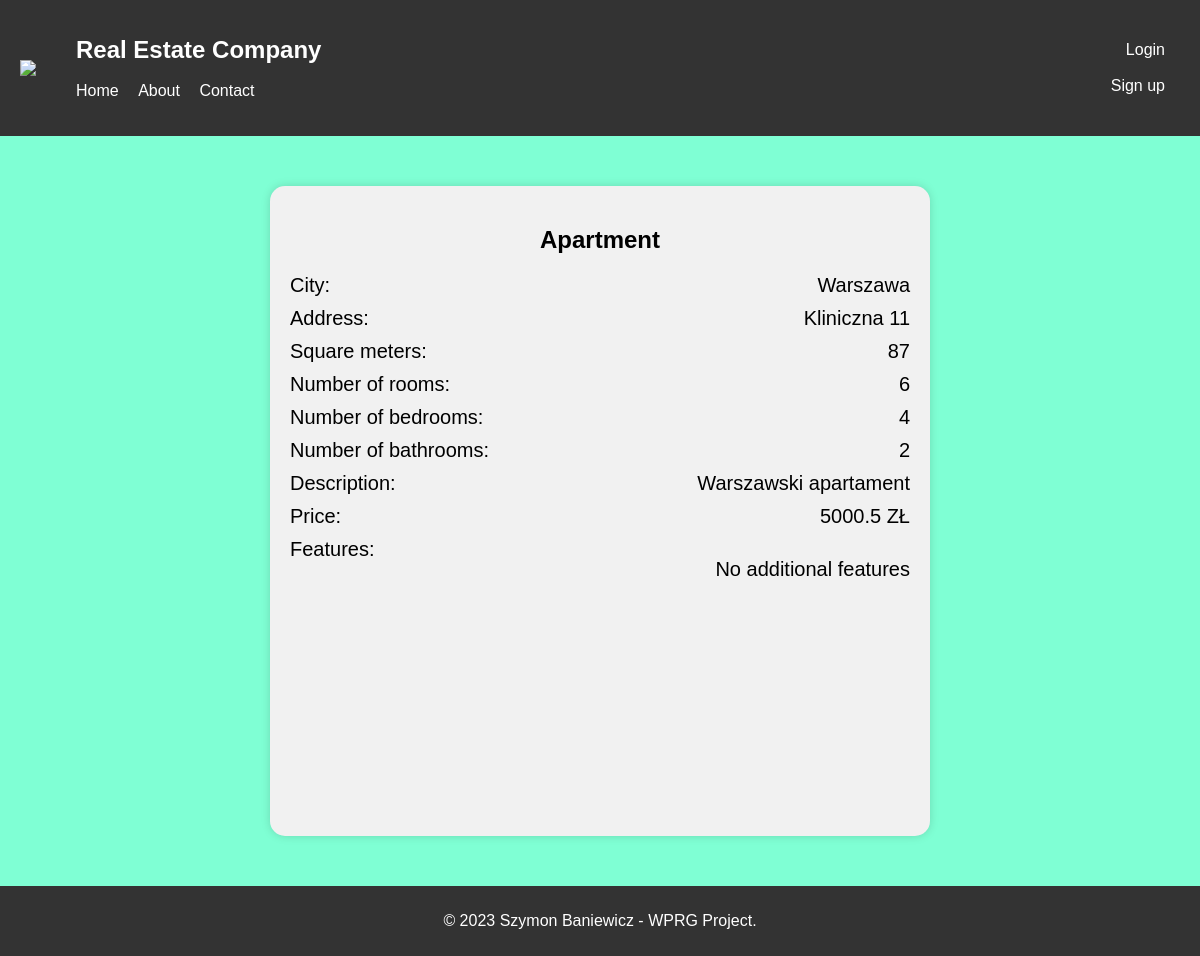
The page /php/property_details.php?id=2 on the database its author committed.
### tables this page shows
CREATE TABLE `property` (
  `Property_ID` int(11) NOT NULL,
  `Type` bit(1) NOT NULL,
  `PType` varchar(255) NOT NULL,
  `City` varchar(255) NOT NULL,
  `Address` varchar(255) NOT NULL,
  `ZIP_Code` varchar(255) NOT NULL,
  `Square_meters` float NOT NULL,
  `nr_rooms` int(11) NOT NULL,
  `nr_bedrooms` int(11) NOT NULL,
  `nr_bathrooms` int(11) NOT NULL,
  `Feature` int(11) NOT NULL,
  `Description` varchar(255) NOT NULL,
  `Price` float NOT NULL
);

CREATE TABLE `features` (
  `Feature_ID` int(11) NOT NULL,
  `Feature_type` varchar(255) NOT NULL
);

### php/property_details.php (the view, shortened to what this page needs)
<?php
include('config.php');
if (isset($_GET['id'])) {
    $property_id = $_GET['id'];
    $stmt = $conn->prepare("SELECT * FROM property WHERE Property_ID = ?");
    $stmt->bind_param("i", $property_id);
    $stmt->execute();
    $result = $stmt->get_result();
    $property = $result->fetch_assoc();
    $stmt = $conn->prepare("SELECT Feature_type FROM features_description fd INNER JOIN features f ON fd.Features_Feature_ID = f.Feature_ID
                            WHERE Property_Property_ID = ?");
    $stmt->bind_param("i", $property_id);
    $stmt->execute();
    $result = $stmt->get_result();
    $features = $result->fetch_all(MYSQLI_ASSOC);
} else {
    header("Location: index.php");
}
?>
<!DOCTYPE html>
<html>
<head>
    <link rel="stylesheet" type="text/css" href="../css/style.css">
</head>
<body>
<header>
<div class="header-container">
        <div class="left-nav">
        <img src="../img/logo.png">
            <nav>
                <ul>
                <li><h1>Real Estate Company</h1></li><br><br>
                    <li><a href="index.php">Home</a></li>
                    <li><a href="#">About</a></li>
                    <li><a href="#">Contact</a></li>
                </ul>
            </nav>
        </div>
        <?php
        if (isset($_SESSION['login_user'])) {
            echo '<div class="right-nav">';
            echo '<nav>';
            echo '<ul>';
            echo '<li><h1>Hello, ' . $_SESSION['first_name'] . '!</h1></li><br><br>';
            echo '<li><a href="#">Profil</a></li>';
            echo '<li><a href="logout.php">Logout</a></li>';
            echo '</ul>';
            echo '</nav>';
            echo '</div>';
        } else {
            echo '<div class="right-nav">';
            echo '<nav>';
            echo '<ul>';
            echo '<li><a href="login.php">Login</a></li><br><br>';
            echo '<li><a href="register.php">Sign up</a></li>';
            echo '</ul>';
            echo '</nav>';
            echo '</div>';
        }
        ?>
    </div>
    </header>
    <div class="content-section">
    <div class="property-details">
        <h2><?php echo $property['PType']; ?></h2>
        <div class="property-field">
            <span>City:</span>
            <span><?php echo $property['City']; ?></span>
        </div>
        <div class="property-field">
            <span>Address:</span>
            <span><?php echo $property['Address']; ?></span>
        </div>
        <div class="property-field">
            <span>Square meters:</span>
            <span><?php echo $property['Square_meters']; ?></span>
        </div>
        <div class="property-field">
            <span>Number of rooms:</span>
            <span><?php echo $property['nr_rooms']; ?></span>
        </div>
        <div class="property-field">
            <span>Number of bedrooms:</span>
            <span><?php echo $property['nr_bedrooms']; ?></span>
        </div>
        <div class="property-field">
            <span>Number of bathrooms:</span>
            <span><?php echo $property['nr_bathrooms']; ?></span>
        </div>
        <div class="property-field">
            <span>Description:</span>
            <span><?php echo $property['Description']; ?></span>
        </div>
        <div class="property-field">
            <span>Price:</span>
            <span><?php echo $property['Price']; ?> ZŁ</span>
        </div>
        <div class="property-field">
            <span>Features:</span>
            <ul>
                <?php
                    foreach($features as $feature) {
                        echo '<li>'.$feature['Feature_type'].'</li>';
                    }
                ?>
            </ul>
        </div>
    </div>
</div>
    <footer>
        <p>&copy; 2023 Szymon Baniewicz - WPRG Project.</p>
    </footer>
</html>

### css/style.css (style rules this page uses)
* { box-sizing: border-box; }
body { margin: 0; padding: 0; font-family: Arial, sans-serif; height: 100%; width: 100%; min-height: 100%; display: flex; flex-direction: column; }
header { background-color: #333; color: #fff; padding: 20px; width: 100%; }
.header-container { display: flex; flex-direction: row; justify-content: space-between; align-items: center; }
.left-nav, .right-nav { display: flex; align-items: center; list-style-type: none; padding: 0; }
.right-nav { text-align: right; }
.left-nav ul li, .right-nav ul li { list-style-type: none; }
.left-nav a, .right-nav a { color: inherit; text-decoration: none; }
nav ul li { margin-right: 15px; list-style-type: none; display: inline-block; }
header h1 { margin: 0; }
nav ul li a { color: #fff; text-decoration: none; }
.content-section { flex-grow: 1; display: flex; justify-content: center; background-color: aquamarine; padding: 50px; text-align: center; min-height: calc(100vh - 50px); }
footer { background-color: #333; color: #fff; padding: 10px; text-align: center; margin-top: auto; width: 100%; }
.property-details { width: 60%; margin: 0 auto; background-color: #f1f1f1; padding: 20px; border-radius: 15px; box-shadow: 0px 0px 10px rgba(0,0,0,0.15); }
.property-field { font-size: 20px; display: flex; justify-content: space-between; margin-bottom: 10px; }
.property-field li { list-style: none; }

### rows shown on the page
property: PType "Apartment", City "Warszawa", Address "Kliniczna 11", Square_meters "87", nr_rooms "6", nr_bedrooms "4", nr_bathrooms "2", Description "Warszawski apartament", Price "5000.5"
features: Feature_type "No additional features"
